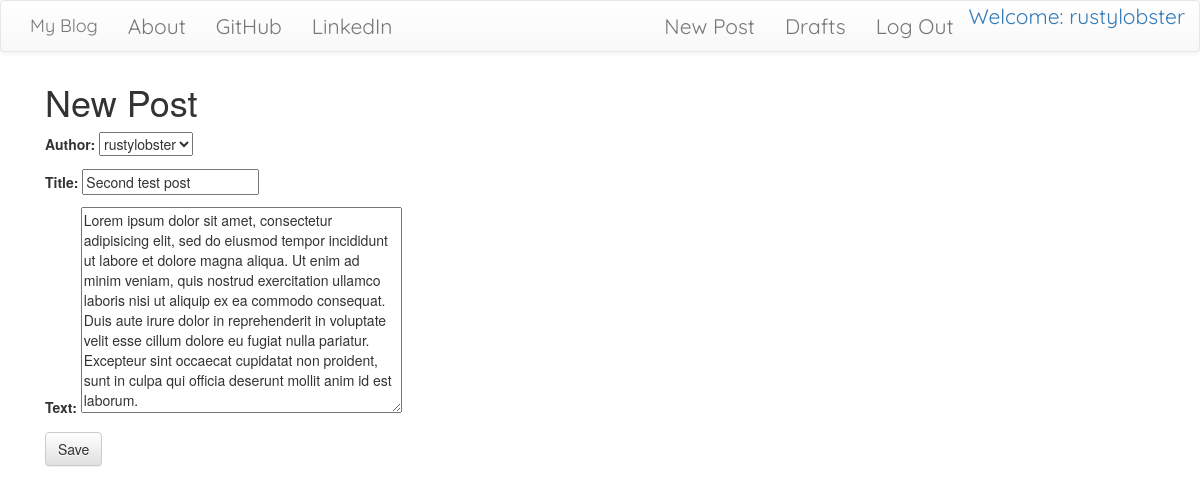
Screenshot of /post/2/edit/ (signed in) with the database file from the repository.
### paris/models.py (models this page shows, shortened)
class Post(models.Model):
    author = models.ForeignKey('auth.User',on_delete=models.DO_NOTHING)
    title = models.CharField(max_length=200)
    text = models.TextField()
    create_date = models.DateTimeField(default=timezone.now)
    published_date = models.DateTimeField(blank=True,null=True)

### paris/views.py (the view)
# urls.py: path('post/<int:pk>/edit/', views.PostUpdateView.as_view(), name='post_edit'),
class PostUpdateView(LoginRequiredMixin,UpdateView):
    login_url = '/login/'
    redirect_field_name = 'paris/post_detail.html'
    form_class = PostForm
    model = Post

### paris/forms.py
class PostForm(forms.ModelForm):
    class Meta():
        model = Post
        fields = ('author','title','text')
        widgets = {
            'title':forms.TextInput(attrs={'class':'textinputclass'}),
            'text':forms.Textarea(attrs={'class':'editable medium-editor-textarea postcontent'}),
        }

### paris/templates/paris/post_form.html (shortened to what this page needs)
{% extends 'paris/base.html' %}
  {% block content %}
  <h1>New Post</h1>
  <form class="post-form" method="POST">
    {{ form.as_p }}
    <button type="submit" class="save btn btn-default" name="">Save</button>
  </form>
  {% endblock %}

### paris/templates/paris/base.html (shortened to what this page needs)
<!DOCTYPE html>
{% load static %}
<html lang="en" dir="ltr">
  <head>
      <link rel="stylesheet" href="https://stackpath.bootstrapcdn.com/bootstrap/3.4.1/css/bootstrap.min.css">
      <link rel="stylesheet" href="https://stackpath.bootstrapcdn.com/bootstrap/3.4.1/css/bootstrap-theme.min.css">
    <link rel="stylesheet" href="//cdn.jsdelivr.net/npm/medium-editor@latest/dist/css/medium-editor.min.css" type="text/css" media="screen" charset="utf-8">
    <link rel="stylesheet" href="{% static 'css/blog.css' %}">
  </head>
  <body>
    <nav class="navbar navbar-default techfront custom-navbar">
      <div class="container">
        <ul class="nav navbar-nav">
          <li><a class="navbar-brand bigbrand" href="{% url 'post_list' %}">My Blog</a></li>
          <li><a href="{% url 'about' %}">About</a></li>
          <li> <a href="http://www.github.com">GitHub</a></li>
          <li> <a href="http://www.linkedin.com">LinkedIn</a></li>
        </ul>
        <ul class="nav navbar-nav navbar-right">
          {% if user.is_authenticated %}
            <li><a href="{% url 'post_new' %}">New Post</a></li>
            <li><a href="{% url 'post_draft_list' %}">Drafts</a></li>
            <li><a href="{% url 'logout' %}">Log Out</a></li>
            <a>Welcome: {{ user.username }}</a>
          {% else %}
            <li><a href="{% url 'login' %}"> <span class="glyphicon glyphicon-user"></span> </a></li>
          {% endif %}
        </ul>
      </div>
    </nav>
    <div class="content container">
      <div class="col-md-8">
        <div class="blog_posts">
          {% block content %}
          {% endblock %}
        </div>
      </div>
    </div>
  </body>
</html>

### paris/static/css/blog.css (style rules this page uses)
.techfront { font-family: 'Quicksand'; font-size: 1.5em; margin-bottom: 10px; }
.bigbrand { fotn-size: 1.5em; }

### rows the page displays
Post: author "rustylobster", title "Second test post", text "Lorem ipsum dolor sit amet, consectetur adipisicing elit, sed do eiusmod tempor incididunt ut labore et dolore magna aliqua. Ut enim ad minim veniam, quis nostrud exercitation ullamco laboris nisi ut aliquip ex ea commodo consequat. Duis aute irure dolor in reprehenderit in voluptate velit esse cillum dolore eu fugiat nulla pariatur. Excepteur sint occaecat cupidatat non proident, sunt in culpa qui officia deserunt mollit anim id est laborum."

### other values shown
{{ user.username }} "rustylobster"
